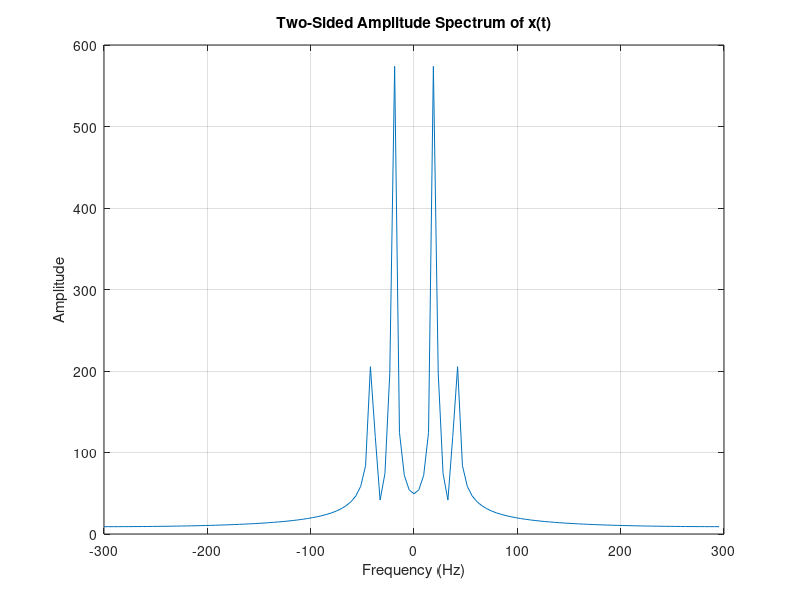
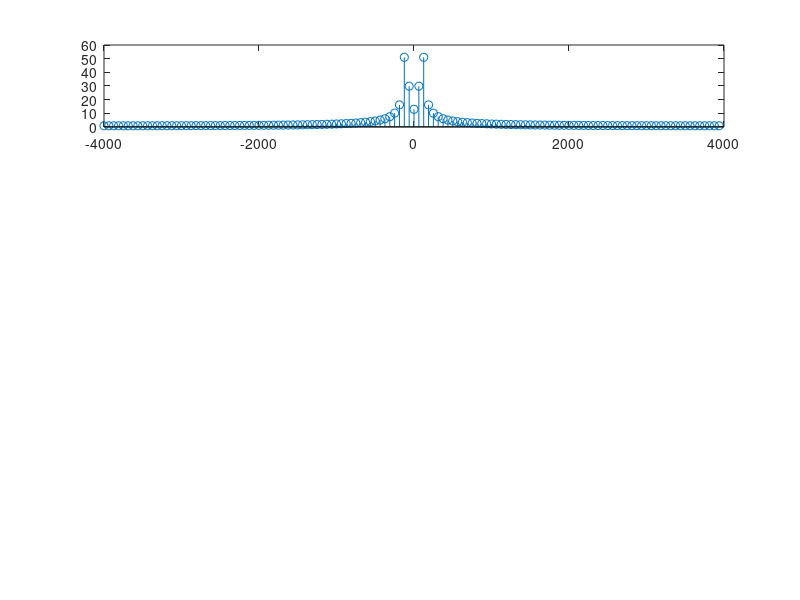

These figures' MATLAB source, in order: (Note: this script raises an error after producing the figures.)
close all; clear;
%------------Part A------------
Fs = 600; % Sampling frequency
T = 1/Fs; % Sampling period
n = 128; % number of samples

t = (0:n-1) * T;

% Define the signal x(t)
xt = 10*cos(2*pi*20*t) - 4*sin(2*pi*40*t + 5);

% Compute the two-sided spectrum using FFT
X = fftshift(abs(fft(xt)));

% Define the frequency axis
f = Fs*(-n/2:(n/2-1))/n;

% Plot the two-sided spectrum
figure();
plot(f, X);
title('Two-Sided Amplitude Spectrum of x(t)');
xlabel('Frequency (Hz)');
ylabel('Amplitude');
grid on;

%------------Part B------------
ph = 51;            
fs = 8000;      % Sample frequency    
Ts = 1/fs;
f2 = -fs/2:fs/128:fs/2-fs/128;
n=0:Ts:127*Ts;

% Phase diagrams for frequencies 100Hz to 475Hz with 125Hz step
i = 1;
figure();
for f0=100:125:475
    x_n = sin(2*pi*(f0)*n + ph);
    y_2 = fftshift(abs(fft(x_n)));
    subplot(4,1,i);
    stem(f2, y_2);
    title("Frequency " + f0 + "Hz");
    xlabel('Frequency (Hz)');
    ylabel("Amplitude");
    grid on;
    i = i + 1;
end

% Phase diagrams for frequencies 7525Hz to 7900Hz with 125Hz step
i = 1;
figure();
for f0=7525:125:7900
    x_n = sin(2*pi*(f0)*n + ph);
    y_2 = fftshift(abs(fft(x_n)));
    subplot(4,1,i);
    stem(f2, y_2);
    title("Frequency " + f0 + "Hz");
    xlabel('Frequency (Hz)');
    ylabel("Amplitude");
    grid on;
    i = i + 1;
end